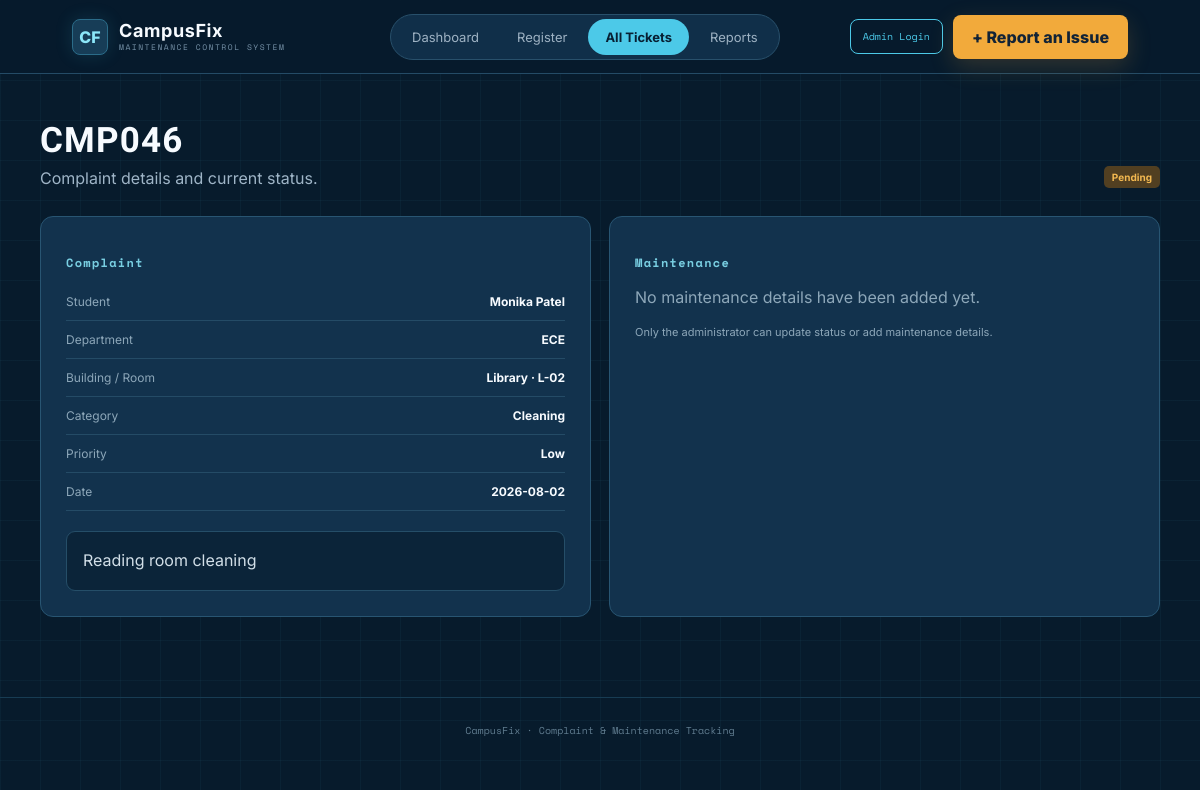
Screenshot of /ticket/CMP046 with the database file from the repository.
### tables this page shows
CREATE TABLE complaints (
            id INTEGER PRIMARY KEY AUTOINCREMENT,
            complaint_id TEXT UNIQUE NOT NULL,
            student_name TEXT NOT NULL,
            department TEXT NOT NULL,
            building TEXT NOT NULL,
            room_no TEXT NOT NULL,
            category TEXT NOT NULL,
            problem TEXT NOT NULL,
            priority TEXT NOT NULL,
            status TEXT NOT NULL DEFAULT 'Pending',
            date TEXT NOT NULL
        );

### app.py (the view, shortened to what this page needs)
@app.route(
    "/ticket/<complaint_id>"
)
def ticket_detail(complaint_id):
    complaint = get_complaint(
        complaint_id
    )
    conn = get_db()
    maintenance = conn.execute(
        """
        SELECT *
        FROM maintenance
        WHERE complaint_id = ?
        ORDER BY id DESC
        """,
        (
            complaint_id.upper(),
        )
    ).fetchall()
    conn.close()
    return render_template(
        "ticket_detail.html",
        complaint=complaint,
        maintenance=maintenance
    )

### app.py (called while the page is built)
def get_db():
    os.makedirs(DATA_DIR, exist_ok=True)
    conn = sqlite3.connect(DB_PATH)
    conn.row_factory = sqlite3.Row
    return conn

def get_complaint(complaint_id):
    conn = get_db()
    complaint_id = complaint_id.upper().strip()
    row = conn.execute(
        """
        SELECT *
        FROM complaints
        WHERE complaint_id = ?
        """,
        (complaint_id,)
    ).fetchone()
    conn.close()
    return row

### templates/ticket_detail.html (shortened to what this page needs)
{% extends "base.html" %}
{% block content %}
<div class="section-head">
    <div>
        <h2>{{ complaint['complaint_id'] }}</h2>
        <p>Complaint details and current status.</p>
    </div>
    <span class="status {{ complaint['status']|replace(' ','-')|lower }}">{{ complaint['status'] }}</span>
</div>
<div class="detail-grid">
    <div class="detail-card">
        <h3>Complaint</h3>
        <div class="detail-list">
            <div><span>Student</span><b>{{ complaint['student_name'] }}</b></div>
            <div><span>Department</span><b>{{ complaint['department'] }}</b></div>
            <div><span>Building / Room</span><b>{{ complaint['building'] }} · {{ complaint['room_no'] }}</b></div>
            <div><span>Category</span><b>{{ complaint['category'] }}</b></div>
            <div><span>Priority</span><b>{{ complaint['priority'] }}</b></div>
            <div><span>Date</span><b>{{ complaint['date'] }}</b></div>
        </div>
        <div class="problem-box">{{ complaint['problem'] }}</div>
    </div>
    <div class="detail-card">
        <h3>Maintenance</h3>
        {% if maintenance %}
            {% for m in maintenance %}
            <div class="maintenance-item">
                <b>{{ m['staff_name'] }}</b>
                <span>{{ m['repair_date'] }} · ₹{{ "%.2f"|format(m['cost']) }}</span>
                <p>{{ m['remarks'] or 'No remarks added.' }}</p>
            </div>
            {% endfor %}
        {% else %}
            <p class="muted">No maintenance details have been added yet.</p>
        {% endif %}
        {% if session.get('admin_logged_in') %}
            <a class="primary-btn" href="{{ url_for('add_maintenance', complaint_id=complaint['complaint_id']) }}">Add Maintenance</a>
        {% else %}
            <p class="admin-note">Only the administrator can update status or add maintenance details.</p>
        {% endif %}
    </div>
</div>
{% endblock %}

### static/css/style.css (style rules this page uses)
:root { --navy:#071b2c; --navy2:#0b2439; --panel:#12324d; --panel2:#173c5b; --cyan:#4cc9e8; --orange:#f2aa3b; --cream:#f4efe4; --muted:#9fb5c7; --green:#55a86b; --red:#df5b3d; --line:#244b66; --white:#f7fbff; }
* { box-sizing:border-box }
body { margin:0;background:var(--navy);color:var(--white); font-family:Inter,Arial,sans-serif; background-image: linear-gradient(rgba(76,201,232,.045) 1px,transparent 1px), linear-gradient(90deg,rgba(76,201,232,.045) 1px,transparent 1px); background-size:40px 40px; }
h1,h2 { font-family:"Barlow Condensed",Impact,sans-serif;letter-spacing:1.2px }
.section-head { display:flex;justify-content:space-between;align-items:flex-end;gap:20px;margin-bottom:28px }
.section-head h2 { font-size:35px;margin:0 }
.section-head p { color:#9fb5c7;margin:7px 0 0 }
.status,.priority { display:inline-block;padding:5px 8px;border-radius:5px;font-size:10px;font-weight:700 }
.status.pending { background:#513f21;color:#f3b951 }
.detail-grid { display:grid;grid-template-columns:1fr 1fr;gap:18px }
.detail-card { background:#12324d;border:1px solid #285572;border-radius:13px;padding:25px }
.detail-card h3,.chart-card h3 { font-family:"Space Mono";font-size:12px;letter-spacing:1.3px;color:#79cfe2 }
.detail-list div { display:flex;justify-content:space-between;padding:11px 0;border-bottom:1px solid #244b66;font-size:12px }
.detail-list span,.muted { color:#8da7b9 }
.problem-box { margin-top:20px;background:#0b2439;border:1px solid #254e68;border-radius:9px;padding:16px;line-height:1.6;color:#d2dfe8 }
.admin-note { font-size:11px;color:#8da7b9;margin-top:18px }

### rows the page displays
complaints: complaint_id "CMP046", status "Pending", student_name "Monika Patel", department "ECE", building "Library", room_no "L-02", category "Cleaning", priority "Low", date "2026-08-02", problem "Reading room cleaning"
